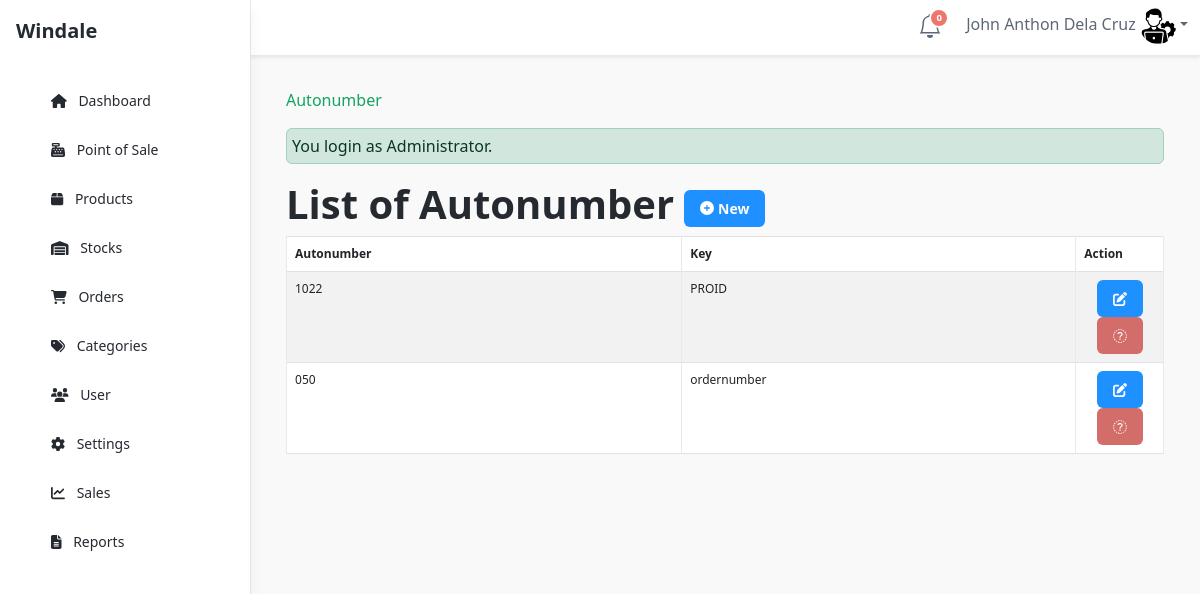
Screenshot of /admin/autonumber/index.php (signed in) with the database file from the repository.
### tables this page shows
CREATE TABLE `tblautonumber` (
  `ID` int(11) NOT NULL,
  `AUTOSTART` int(250) NOT NULL,
  `AUTOINC` int(11) NOT NULL,
  `AUTOEND` int(11) NOT NULL,
  `AUTOKEY` varchar(12) NOT NULL,
  `AUTONUM` int(250) NOT NULL
);

### admin/autonumber/index.php (called while the page is built, shortened)
<?php
require_once ("../theme/templates.php");
?>

### include/database.php (called while the page is built, shortened)
<?php
class Database {
	var $sql_string = '';
	private $conn;
	public function open_connection() {
		$this->conn = mysqli_connect(server,user,pass);
		if(!$this->conn){
			echo "Problem in database connection! Contact administrator!";
			exit();
		}else{
			$db_select = mysqli_select_db($this->conn,database_name);
		}
	}
	function setQuery($sql='') {
		$this->sql_string=$sql;
	}
	function executeQuery() {
		$result = mysqli_query($this->conn,$this->sql_string);
		return $result;
	}
	private function confirm_query($result) {
		return $result;
	}
	function loadResultList( $key='' ) {
		$cur = $this->executeQuery();
		$array = array();
		while ($row = mysqli_fetch_object($cur)) {
			if ($key) {
				$array[$row->$key] = $row;
			} else {
				$array[] = $row;
			}
		}
		return $array;
	}
}
$mydb = new Database();
?>

### admin/autonumber/list.php (the view, shortened to what this page needs)
<div class="row">
      	 <div class="col-lg-12">
           <h1 class="page-header">List of Autonumber  <a href="index.php?view=add" class="btn btn-primary btn-xs  ">  <i class="fa fa-plus-circle fw-fa"></i> New</a>  </h1>
      		</div>
  		 </div>
 		    <form action="controller.php?action=delete" Method="POST">
		     <div class="table-responsive">
			<table id="example" class="table table-striped table-bordered table-hover"  style="font-size:12px" cellspacing="0">
			  <thead>
			  	<tr>
			  		<th>
			  		 Autonumber</th>
			  		  <th>Key</th>
			  		 <th width="10%" align="center">Action</th>
			  	</tr>
			  </thead>
			  <tbody>
			  	<?php
			  		$mydb->setQuery("SELECT * FROM `tblautonumber`");
			  		$cur = $mydb->loadResultList();
					foreach ($cur as $result) {
			  		echo '<tr>';
		  			echo '<td>' . $result->AUTOSTART.$result->AUTOEND.'</td>';
		  			echo '<td>' . $result->AUTOKEY.'</td>';
			  		echo '<td align="center"><a title="Edit" href="index.php?view=edit&id='.$result->AUTOKEY.'" class="btn btn-primary btn-xs  ">  <span class="fa fa-edit fw-fa"></a>
			  		     <a title="Delete" href="controller.php?action=delete&id='.$result->AUTOKEY.'" class="btn btn-danger btn-xs  ">  <span class="fa  fa-trash-o fw-fa "></a></td>';
			  		echo '</tr>';
			  	}
			  	?>
			  </tbody>
			</table>
			</form>

### rows the page displays
tblautonumber: AUTOSTART "10", AUTOEND "22", AUTOKEY "PROID"
tblautonumber: AUTOSTART "0", AUTOEND "50", AUTOKEY "ordernumber"

### other values shown
$notificationCount "0"
$_SESSION['U_NAME'] "John Anthon Dela Cruz"
$title "Autonumber"
$_SESSION['message'] "You login as Administrator."
